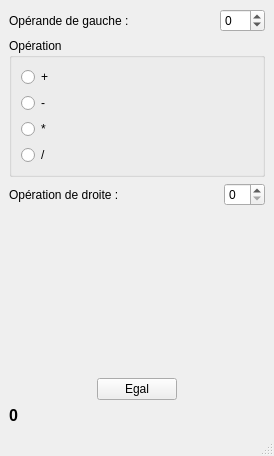
<?xml version="1.0" encoding="UTF-8"?>
<ui version="4.0">
 <class>MainWindow</class>
 <widget class="QMainWindow" name="MainWindow">
  <property name="geometry">
   <rect>
    <x>0</x>
    <y>0</y>
    <width>274</width>
    <height>456</height>
   </rect>
  </property>
  <property name="windowTitle">
   <string>MainWindow</string>
  </property>
  <widget class="QWidget" name="centralwidget">
   <layout class="QVBoxLayout" name="verticalLayout_2">
    <item>
     <layout class="QHBoxLayout" name="horizontalLayout">
      <item>
       <widget class="QLabel" name="label">
        <property name="text">
         <string>Opérande de gauche :</string>
        </property>
       </widget>
      </item>
      <item>
       <spacer name="horizontalSpacer">
        <property name="orientation">
         <enum>Qt::Horizontal</enum>
        </property>
        <property name="sizeHint" stdset="0">
         <size>
          <width>13</width>
          <height>20</height>
         </size>
        </property>
       </spacer>
      </item>
      <item>
       <widget class="QSpinBox" name="sbOpG">
        <property name="minimum">
         <number>-50</number>
        </property>
        <property name="maximum">
         <number>50</number>
        </property>
       </widget>
      </item>
     </layout>
    </item>
    <item>
     <widget class="QGroupBox" name="groupBox">
      <property name="title">
       <string>Opération</string>
      </property>
      <layout class="QVBoxLayout" name="verticalLayout">
       <item>
        <widget class="QRadioButton" name="radioButton">
         <property name="text">
          <string>+</string>
         </property>
        </widget>
       </item>
       <item>
        <widget class="QRadioButton" name="radioButton_2">
         <property name="text">
          <string>-</string>
         </property>
        </widget>
       </item>
       <item>
        <widget class="QRadioButton" name="radioButton_3">
         <property name="text">
          <string>*</string>
         </property>
        </widget>
       </item>
       <item>
        <widget class="QRadioButton" name="radioButton_4">
         <property name="text">
          <string>/</string>
         </property>
        </widget>
       </item>
      </layout>
     </widget>
    </item>
    <item>
     <layout class="QHBoxLayout" name="horizontalLayout_2">
      <item>
       <widget class="QLabel" name="label_2">
        <property name="text">
         <string>Opération de droite :</string>
        </property>
       </widget>
      </item>
      <item>
       <spacer name="horizontalSpacer_2">
        <property name="orientation">
         <enum>Qt::Horizontal</enum>
        </property>
        <property name="sizeHint" stdset="0">
         <size>
          <width>13</width>
          <height>20</height>
         </size>
        </property>
       </spacer>
      </item>
      <item>
       <widget class="QSpinBox" name="spinBox"/>
      </item>
     </layout>
    </item>
    <item>
     <spacer name="verticalSpacer">
      <property name="orientation">
       <enum>Qt::Vertical</enum>
      </property>
      <property name="sizeHint" stdset="0">
       <size>
        <width>20</width>
        <height>85</height>
       </size>
      </property>
     </spacer>
    </item>
    <item>
     <layout class="QHBoxLayout" name="horizontalLayout_3">
      <item>
       <spacer name="horizontalSpacer_3">
        <property name="orientation">
         <enum>Qt::Horizontal</enum>
        </property>
        <property name="sizeHint" stdset="0">
         <size>
          <width>40</width>
          <height>20</height>
         </size>
        </property>
       </spacer>
      </item>
      <item>
       <widget class="QPushButton" name="btEgal">
        <property name="text">
         <string>Egal</string>
        </property>
       </widget>
      </item>
      <item>
       <spacer name="horizontalSpacer_4">
        <property name="orientation">
         <enum>Qt::Horizontal</enum>
        </property>
        <property name="sizeHint" stdset="0">
         <size>
          <width>40</width>
          <height>20</height>
         </size>
        </property>
       </spacer>
      </item>
     </layout>
    </item>
    <item>
     <widget class="QLabel" name="lbResultat">
      <property name="font">
       <font>
        <pointsize>12</pointsize>
        <weight>75</weight>
        <bold>true</bold>
       </font>
      </property>
      <property name="contextMenuPolicy">
       <enum>Qt::NoContextMenu</enum>
      </property>
      <property name="layoutDirection">
       <enum>Qt::LeftToRight</enum>
      </property>
      <property name="text">
       <string>0</string>
      </property>
      <property name="indent">
       <number>-1</number>
      </property>
     </widget>
    </item>
   </layout>
  </widget>
  <widget class="QMenuBar" name="menubar">
   <property name="geometry">
    <rect>
     <x>0</x>
     <y>0</y>
     <width>274</width>
     <height>25</height>
    </rect>
   </property>
  </widget>
  <widget class="QStatusBar" name="statusbar"/>
 </widget>
 <resources/>
 <connections/>
</ui>
